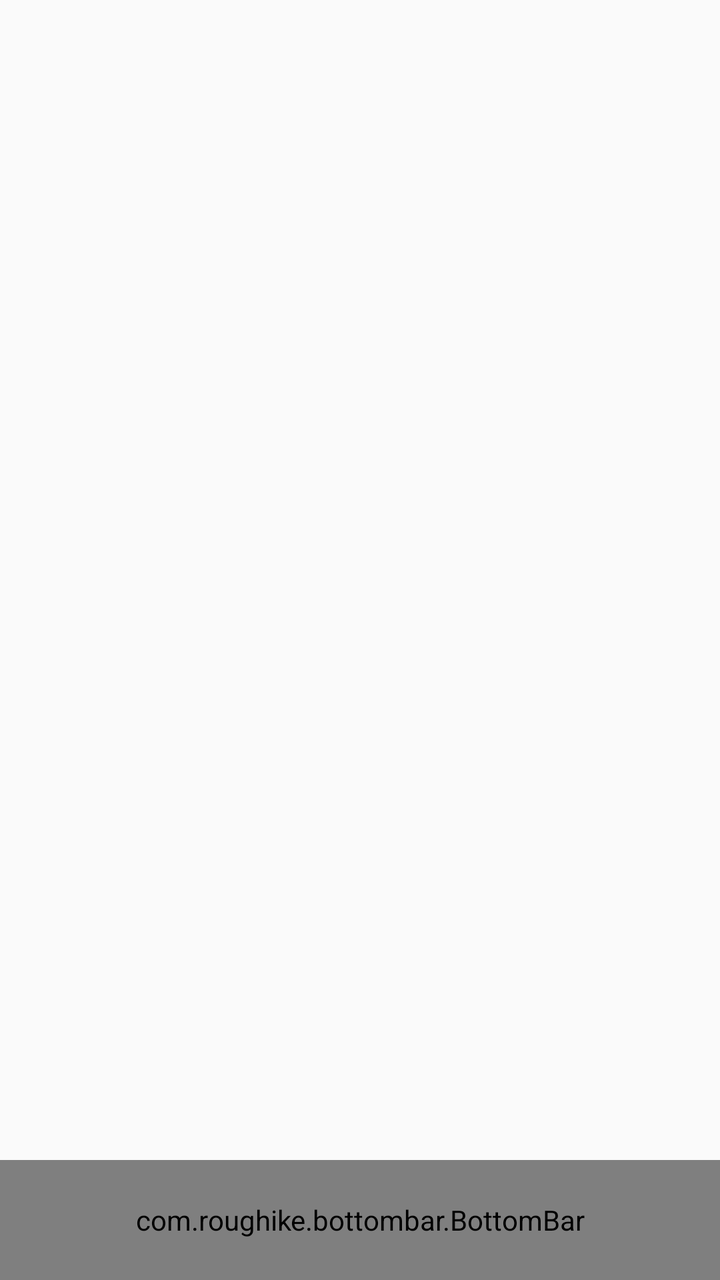
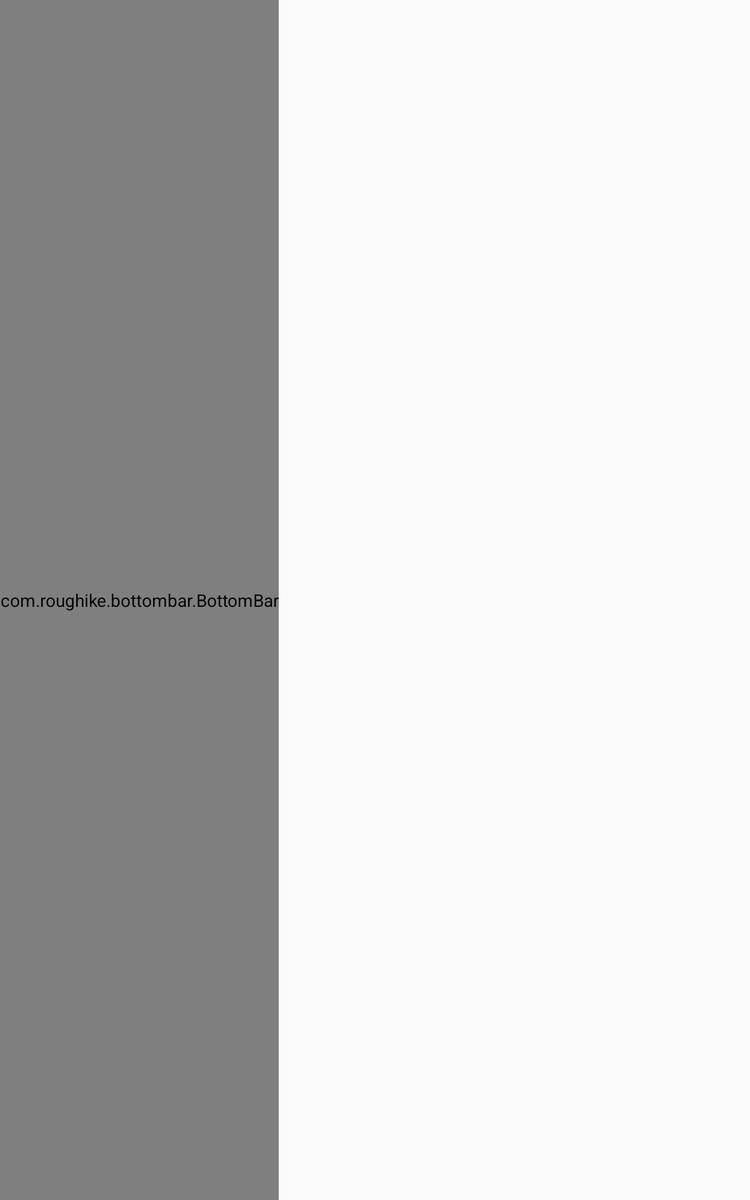

First picture: res/layout/ on a phone held upright. Second picture: the repository's own variant of that layout, on a device whose configuration matches the variant's folder. Source for both follows.
<!-- AndroidManifest.xml: application theme AppTheme -->
<!-- res/layout/activity_three_tabs.xml -->
<?xml version="1.0" encoding="utf-8"?>
<RelativeLayout xmlns:android="http://schemas.android.com/apk/res/android"
    android:layout_width="match_parent"
    android:layout_height="match_parent"
    xmlns:app="http://schemas.android.com/apk/res-auto">



        <FrameLayout xmlns:android="http://schemas.android.com/apk/res/android"
            android:id="@+id/fragment_frame"
            android:layout_width="match_parent"
            android:layout_above="@+id/bottomBar"
            android:layout_height="match_parent"/>


    <com.roughike.bottombar.BottomBar
        android:id="@+id/bottomBar"
        android:layout_width="match_parent"
        android:layout_height="60dp"
        android:layout_alignParentBottom="true"
        app:bb_tabXmlResource="@xml/bottombar_tabs_three" />

</RelativeLayout>
<!-- resources referenced by this layout -->
<resources>
  <style name="AppTheme" parent="Theme.AppCompat.Light.DarkActionBar">
          
          <item name="colorPrimary">@color/colorPrimary</item>
          <item name="colorPrimaryDark">@color/colorPrimaryDark</item>
          <item name="colorAccent">@color/colorAccent</item>
      </style>
  <color name="colorPrimary">#3F51B5</color>
  <color name="colorPrimaryDark">#303F9F</color>
  <color name="colorAccent">#FF4081</color>
</resources>
<!-- res/layout-sw600dp/activity_three_tabs.xml (the repository's variant of the layout above) -->
<!-- drawn on a 7-inch tablet held upright -->
<?xml version="1.0" encoding="utf-8"?>
<RelativeLayout
    xmlns:android="http://schemas.android.com/apk/res/android"
    xmlns:app="http://schemas.android.com/apk/res-auto"
    android:layout_width="match_parent"
    android:layout_height="match_parent">

    <com.roughike.bottombar.BottomBar
        android:id="@+id/bottomBar"
        android:layout_width="wrap_content"
        android:layout_height="match_parent"
        android:layout_alignParentLeft="true"
        android:layout_alignParentStart="true"
        app:bb_tabXmlResource="@xml/bottombar_tabs_three"
        app:bb_tabletMode="true" />

        <FrameLayout
            android:id="@+id/fragment_frame"
            android:layout_toRightOf="@+id/bottomBar"
            android:layout_width="match_parent"
            android:layout_height="match_parent"/>



</RelativeLayout>
